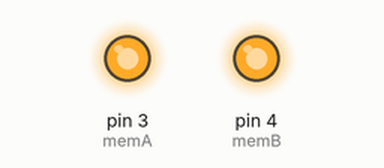
This sketch was run on a simulated Arduino Uno, built with avr-gcc and run on an emulated ATmega328P. Shown: output pins drawn as LEDs (lit = HIGH).

Above: at 0.2 s.
At 6.5 s:
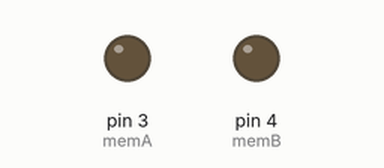
Timing chart, 0 to 12.4 s (numbered marks = the images above):
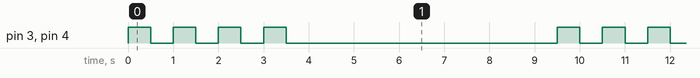

Measured:
- by itself, pin 3 (memA), pin 4 (memB): repeats every 9.5 s: 3 × (LOW 0.50 s, HIGH 0.50 s), LOW 6.0 s, HIGH 0.50 s
- by itself, everything shown: repeats every 9.5 s, in 8 steps

The sketch:

Shift_Register_experimentation.ino
```cpp
int ser = 2;
int memA = 3;
int memB = 4;
int out = 5;
int del = 500;

void setup() {
  // put your setup code here, to run once:
  pinMode(memA, OUTPUT);
  pinMode(memB, OUTPUT);
}

void loop() {
  // put your main code here, to run repeatedly:
  activateMem();
  digitalWrite(ser, HIGH);
  deactivateMem();
  activateMem();
  digitalWrite(ser, LOW);
  deactivateMem();
  activateMem();
  digitalWrite(ser, HIGH);
  deactivateMem();
  activateMem();
  digitalWrite(ser, HIGH);
  deactivateMem();
  digitalWrite(out, HIGH);
  delay(del);
  digitalWrite(out, LOW);
  delay(5000);
}

void activateMem()
{
   digitalWrite(memA, HIGH);
   digitalWrite(memB, HIGH);
   digitalWrite(13, HIGH);
   delay(del);
}

void deactivateMem()
{
  digitalWrite(memA, LOW);
  digitalWrite(memB, LOW);
  digitalWrite(13, LOW);
  delay(del);
}
```
